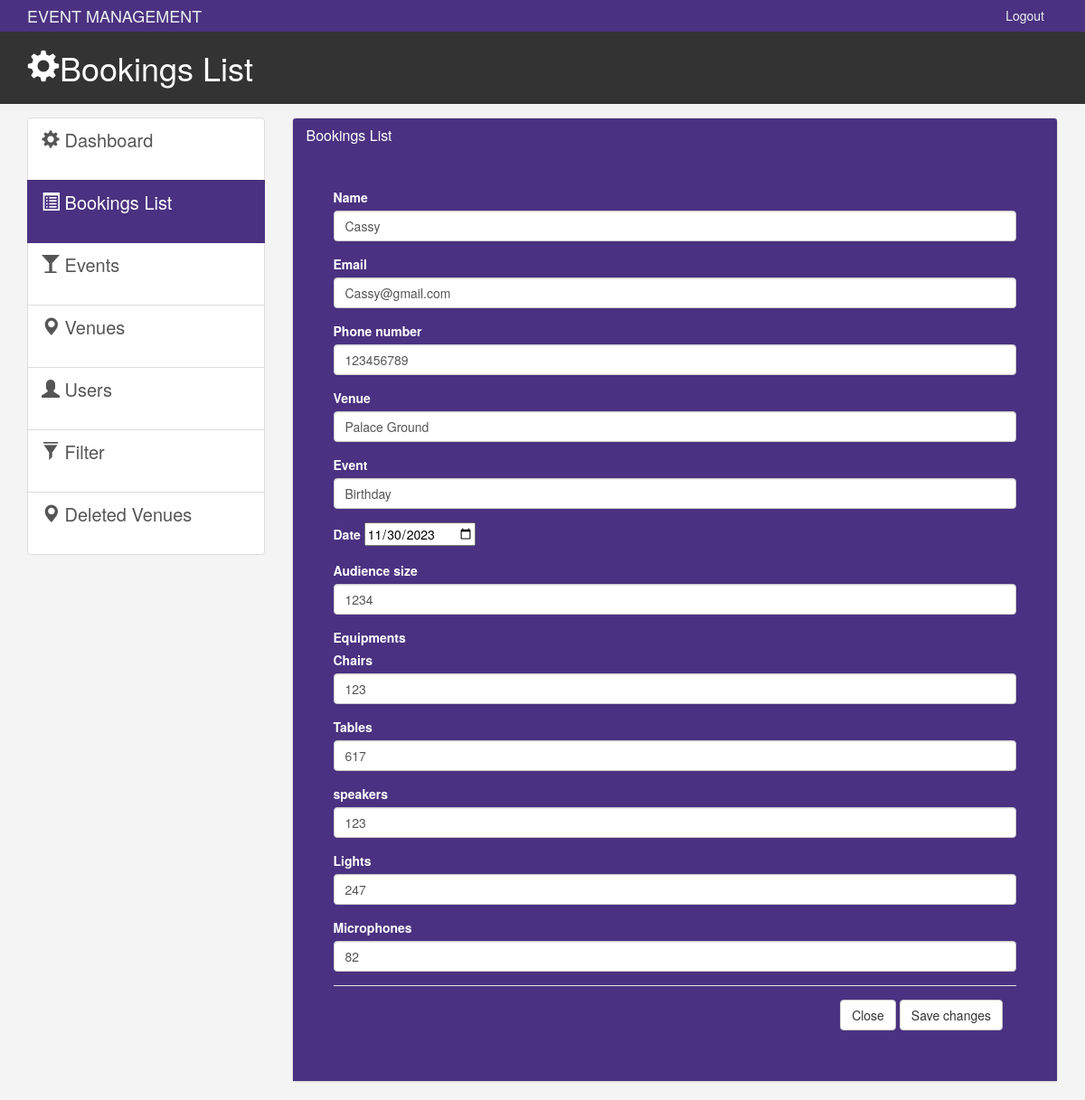
Page /admin/edit_bookings.php?id=101 on the committed database.
### tables this page shows
CREATE TABLE `venue_booking` (
  `id` int(3) NOT NULL,
  `user_name` varchar(25) NOT NULL,
  `email` varchar(50) NOT NULL,
  `user_phone` int(10) NOT NULL,
  `venue_id` int(1) NOT NULL,
  `event_id` int(1) NOT NULL,
  `date` date NOT NULL,
  `audience_size` int(3) NOT NULL
);

CREATE TABLE `venue` (
  `id` int(1) NOT NULL,
  `name` varchar(25) NOT NULL,
  `address` varchar(100) NOT NULL,
  `description` varchar(200) NOT NULL,
  `rate` int(5) NOT NULL
);

CREATE TABLE `event` (
  `id` int(1) NOT NULL,
  `name` varchar(25) NOT NULL,
  `description` varchar(100) NOT NULL
);

CREATE TABLE `equipments` (
  `eid` int(3) NOT NULL,
  `chairs_no` int(3) NOT NULL,
  `tables_no` int(3) NOT NULL,
  `lights_no` int(3) NOT NULL,
  `speakers_no` int(3) NOT NULL,
  `microphones_no` int(3) NOT NULL,
  `venue_booking_id` int(3) NOT NULL
);

### admin/edit_bookings.php (the view, shortened to what this page needs)
<!DOCTYPE html>
<html lang="en">
  <head>
  <?php
 include('../connection.php');
 $id = $_GET["id"];
 $name =   '';
 $email = '';
 $phone_number ='';
 $event_id =  '';
 $venue_id =  '';
 $date =  '';
 $aud_size =  '';
 $sql_sel_booking = "SELECT * FROM `venue_booking` where `id` = $id";
 $res_sel_booking = mysqli_query($data, $sql_sel_booking);
 while($row = mysqli_fetch_array($res_sel_booking)){
     $name = $row["user_name"];
     $email = $row["email"];
     $phone_number = $row["user_phone"];
     $event_id = $row["event_id"];
     $venue_id = $row["venue_id"];
     $date = $row["date"];
     $aud_size = $row["audience_size"];
 }
 $sql_ven_name = "SELECT * FROM `venue` where `id` = $venue_id";
 $res_ven_name = mysqli_query($data, $sql_ven_name);
 $ven_name="";
 while($row_ven_name = mysqli_fetch_array($res_ven_name)){
  $ven_name= $row_ven_name["name"];
 }
 $sql_eve_name = "SELECT * FROM `event` where `id` = $event_id";
 $res_eve_name = mysqli_query($data, $sql_eve_name);
 $eve_name="";
 while($row_eve_name = mysqli_fetch_array($res_eve_name)){
  $eve_name= $row_eve_name["name"];
 }
 $sql_equipments = "SELECT * FROM `equipments` where `venue_booking_id`= $id";
 $res_equipments = mysqli_query($data,$sql_equipments);
 $table="";
 $chair="";
 $mic="";
 $speaker="";
 $light="";
 while($row_equipments = mysqli_fetch_array($res_equipments)){
    $table= $row_equipments["tables_no"];
    $chair= $row_equipments["chairs_no"];
    $mic= $row_equipments["microphones_no"];
    $light= $row_equipments["lights_no"];
    $speaker= $row_equipments["speakers_no"];
   }
 ?>
    <link href="css/bootstrap.min.css?v=<?php echo time(); ?>" rel="stylesheet">
    <link href="css/style.css?v=<?php echo time(); ?>" rel="stylesheet">
  </head>
  <body>
    <nav class="navbar navbar-default">
      <div class="container">
        <div class="navbar-header">
          <a class="navbar-brand" href="#">EVENT MANAGEMENT</a>
        </div>
        <div id="navbar" class="collapse navbar-collapse">
          <ul class="nav navbar-nav navbar-right">
            <li><a href="../login.php">Logout</a></li>
          </ul>
        </div>
      </div>
    </nav>
    <header id="header">
      <div class="container">
        <div class="row">
          <div class="col-md-10">
            <h1><span class="glyphicon glyphicon-cog" aria-hidden="true"></span>Bookings List</h1>
          </div>
        </div>
      </div>
    </header>
    <section id="main">
      <div class="container">
        <div class="row">
          <div class="col-md-3">
            <div class="list-group">
              <a href="index.php" class="list-group-item">
                <span class="glyphicon glyphicon-cog" aria-hidden="true"></span> Dashboard
              </a>
              <a href="bookings_list.php" class="list-group-item active main-color-bg"><span class="glyphicon glyphicon-list-alt" aria-hidden="true"></span> Bookings List </a>
              <a href="events.php" class="list-group-item"><span class="glyphicon glyphicon-glass" aria-hidden="true"></span> Events </a>
              <a href="venues.php" class="list-group-item"><span class="glyphicon glyphicon-map-marker" aria-hidden="true"></span> Venues </a>
              <a href="users.php" class="list-group-item"><span class="glyphicon glyphicon-user" aria-hidden="true"></span> Users </a>
              <a href="filter.php" class="list-group-item"><span class="glyphicon glyphicon-filter" aria-hidden="true"></span> Filter </a>
              <a href="venue_logs.php" class="list-group-item"><span class="glyphicon glyphicon-map-marker" aria-hidden="true"></span> Deleted Venues </a>
        </div>
          </div>
          <div class="col-md-9">
            <div class="panel panel-default">
              <div class="panel-heading main-color-bg">
                <h3 class="panel-title">Bookings List</h3><br>
              <div class="panel-body">
            <div class="modal-body">
              <form action="" method="post">
                <div class="form-group">
                    <label>Name</label>
                    <input type="text" name="name" class="form-control" placeholder="Name" value="<?php echo $name; ?>" required>
                  </div>
                  <div class="form-group">
                    <label>Email</label>
                    <input type="text" name="email" class="form-control" placeholder="Email" value="<?php echo $email; ?>" required>
                  </div>
              <div class="form-group">
                <label>Phone number</label>
                <input type="text" name="phone" class="form-control" placeholder="Contact" value="<?php echo $phone_number; ?>" required>
              </div>
              <div class="form-group">
                    <label>Venue</label>
                    <input type="text" name="venue" class="form-control" placeholder="Venue name" value="<?php echo $ven_name; ?>" required>
                  </div>
                  <div class="form-group">
                    <label>Event</label>
                    <input type="text" name="event" class="form-control" placeholder="Event name" value="<?php echo $eve_name; ?>" required>
                  </div>
                  <div class="form-group">
                        <label for="Date">Date</label>
                        <input style="color:black;" type="date" name="date" id="Date" value="<?php echo $date; ?>" required>
                     </div>
                  <div class="form-group">
                    <label>Audience size</label>
                    <input type="number" name="size" class="form-control" placeholder="size" value="<?php echo $aud_size; ?>" required>
                  </div>
                    <label for="Equipments">Equipments</label><br>
                   <div class="form-group">
                        <label for="chairs">Chairs</label>
                        <input type="number" class="form-control" name="chairs" id="chairs" placeholder="no of chairs" min="0" max="1000" value="<?php echo $chair; ?>" required>
                     </div>
              <div class="form-group">
                        <label for="Tables">Tables</label>
                        <input type="number" class="form-control" name="tables" id="Tables" placeholder="no of Tables" min="0" max="1000" value="<?php echo $table; ?>" required>
                     </div>
                     <div class="form-group">
                        <label for="speakers">speakers</label>
                        <input type="number" class="form-control" name="speakers" id="speakers" placeholder="no of speakers" min="0" max="1000" value="<?php echo $speaker; ?>" required>
                     </div>
                  <div class="form-group">
                        <label for="Lights">Lights</label>
                        <input type="number" class="form-control" name="lights" id="Lights" placeholder="no of Lights" min="0" max="1000" value="<?php echo $light; ?>" required>
                     </div>
                    <div class="form-group">
                        <label for="Microphones">Microphones</label>
                        <input type="number" class="form-control" name="microphones" id="Microphones" placeholder="no of Microphones" min="0" max="1000" value="<?php echo $mic; ?>" required>
                     </div>
            <div class="modal-footer">
            <a href="bookings_list.php"> <button type="button" class="btn btn-default" data-dismiss="modal">Close</button></a>
              <button type="submit" name="save" class="btn btn-default">Save changes</button>
            </div>
        </div>
          </div>
        </div>
      </div>
  </body>
</html>

### admin/css/style.css (style rules this page uses)
body { background:#f4f4f4; }
.navbar { min-height: 33px !important; margin-bottom:0; border-radius:0; }
.navbar-nav > li > a, .navbar-brand { padding-top:6px !important; padding-bottom:0 !important; height: 33px; }
.navbar-default { background-color: #4b3181; border-color: #4b3181; }
.navbar-default .navbar-brand { color: #ecf0f1; }
.navbar-default .navbar-nav > li > a { color: #ecf0f1; }
.navbar-default .navbar-collapse, .navbar-default .navbar-form { border-color: #ecf0f1; }
.main-color-bg { background-color: #4b3181 !important; border-color: #4b3181 !important; color:#ffffff !important; }
#header { background:#333333; color:#ffffff; padding-bottom: 10px; margin-bottom: 15px; }
.list-group { height: 400px !important; }
a.list-group-item { font-size: 20px !important; }
.list-group-item { height: 70px !important; }

### rows in the picture
venue_booking: name "Cassy", email "Cassy@gmail.com", phone "123456789", date "11/30/2023", size "1234"
venue: venue "Palace Ground"
event: event "Birthday"
equipments: chairs "123", tables "617", speakers "123", lights "247", microphones "82"
